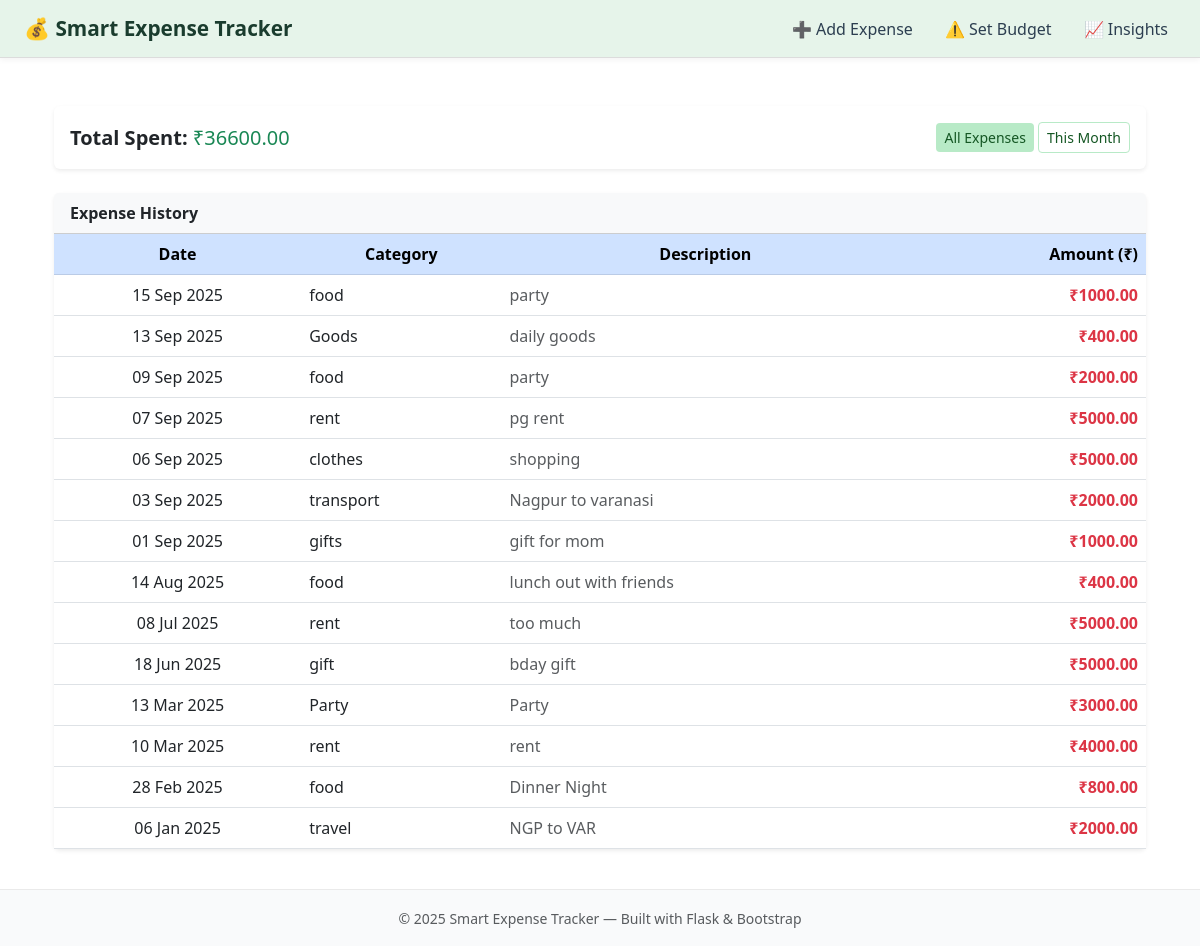
Before: / with the older database file.
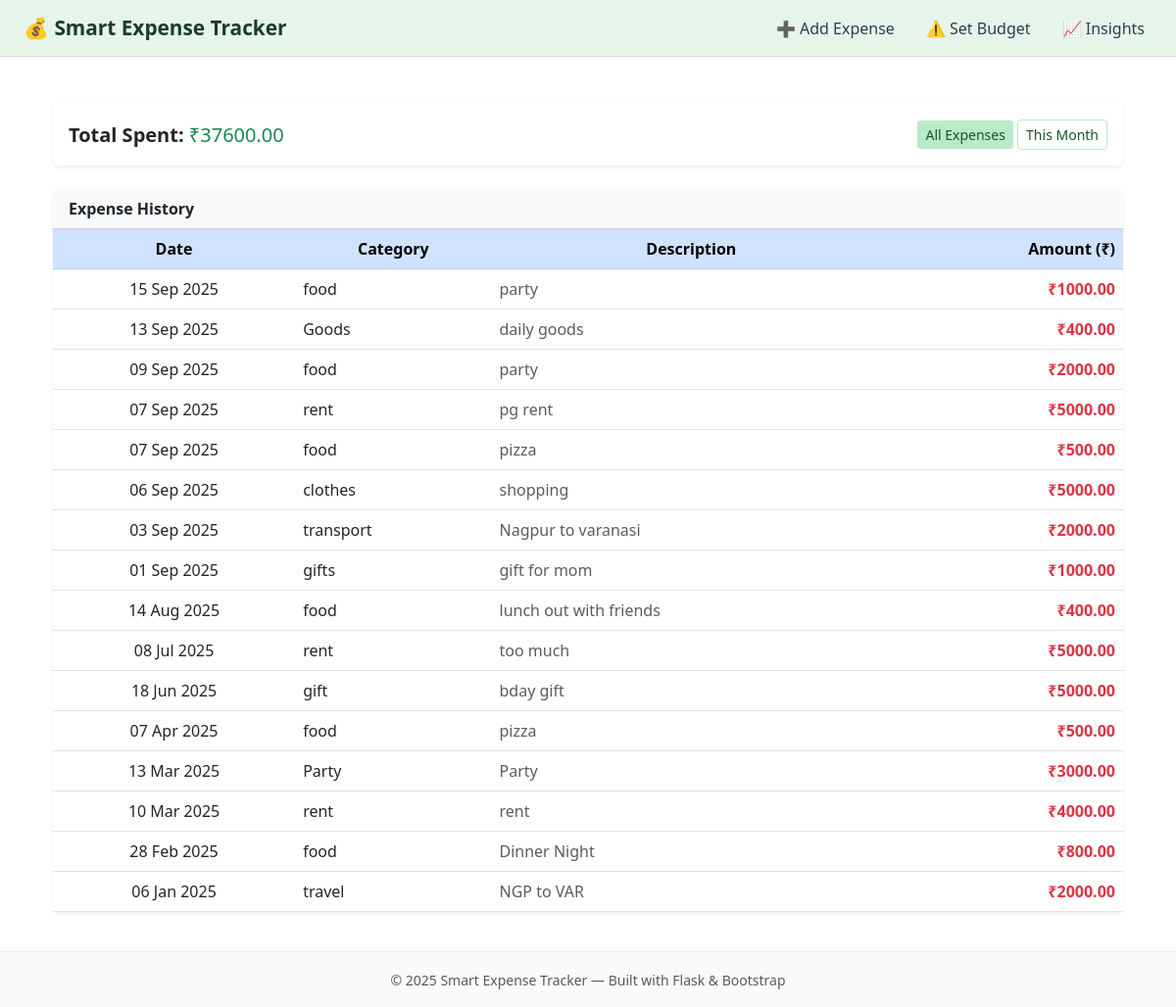
After: the same page with the newer database file.
### model.py (models this page shows, shortened)
class Expense(db.Model):
    __tablename__ = "expenses"
    id = db.Column(db.Integer, primary_key=True)
    category = db.Column(db.String(50), nullable=False)  # expense category
    amount = db.Column(db.Float, nullable=False)  # expense amount
    description = db.Column(db.String(200), nullable=True)  # optional description
    date = db.Column(db.Date, nullable=False, default=date.today)  # stores as DATE type

### app.py (the view)
@app.route('/')
def index():
    filter_option = request.args.get("filter", "all")  # default = all
    if filter_option == "month":
        today = date.today()
        first_day = date(today.year, today.month, 1)
        last_day = date(today.year, today.month, calendar.monthrange(today.year, today.month)[1])
        expenses = Expense.query.filter(
            Expense.date >= first_day,
            Expense.date <= last_day
        ).order_by(Expense.date.desc()).all()
    else:
        expenses = Expense.query.order_by(Expense.date.desc()).all()
    total = sum(e.amount for e in expenses)
    return render_template(
        'home.html',
        expenses=expenses,
        total=total,
        filter_option=filter_option
    )

### templates/home.html (shortened to what this page needs)
{% extends 'base.html' %}
{% block content %}
<div class="container my-4">
    <div class="card shadow-sm border-0 mb-4">
        <div class="card-body d-flex justify-content-between align-items-center">
            <div class="fs-5">
                <strong>Total Spent:</strong>
                <span class="text-success">₹{{ '%.2f'|format(total) }}</span>
            </div>
            <div>
                <a class="btn btn-sm {% if filter_option=='all' %}btn-soft-green{% else %}btn-outline-soft-green{% endif %}"
                   href="{{ url_for('index', filter='all') }}">
                   All Expenses
                </a>
                <a class="btn btn-sm {% if filter_option=='month' %}btn-soft-green{% else %}btn-outline-soft-green{% endif %}"
                   href="{{ url_for('index', filter='month') }}">
                   This Month
                </a>
            </div>
        </div>
    </div>
    <div class="card shadow-sm border-0">
        <div class="card-header bg-light fw-semibold">
            Expense History
        </div>
        <div class="table-responsive">
            <table class="table table-hover align-middle mb-0">
                <thead class="table-primary text-center">
                    <tr>
                        <th>Date</th>
                        <th>Category</th>
                        <th>Description</th>
                        <th class="text-end">Amount (₹)</th>
                    </tr>
                </thead>
                <tbody>
                    {% for e in expenses %}
                    <tr>
                        <td class="text-center">{{ e.date.strftime('%d %b %Y') }}</td>
                        <td>{{ e.category }}</td>
                        <td class="text-muted">{{ e.description or "-" }}</td>
                        <td class="text-end fw-semibold text-danger">₹{{ '%.2f'|format(e.amount) }}</td>
                    </tr>
                    {% endfor %}
                </tbody>
            </table>
        </div>
    </div>
</div>
{% endblock %}

### templates/base.html (shortened to what this page needs)
<!DOCTYPE html>
<html lang="en">
<head>
  <link href="https://cdn.jsdelivr.net/npm/bootstrap@5.3.0/dist/css/bootstrap.min.css" rel="stylesheet">
</head>
<body>
<nav class="navbar navbar-expand-lg">
  <div class="container-fluid px-4">
    <a class="navbar-brand" href="{{ url_for('index') }}">💰 Smart Expense Tracker</a>
    <div class="collapse navbar-collapse justify-content-end" id="navbarNav">
      <ul class="navbar-nav">
        <li class="nav-item"><a class="nav-link" href="{{ url_for('add_expense') }}">➕ Add Expense</a></li>
        <li class="nav-item"><a class="nav-link" href="{{ url_for('set_budget') }}">⚠️ Set Budget</a></li>
        <li class="nav-item"><a class="nav-link" href="{{ url_for('insights') }}">📈 Insights</a></li>
      </ul>
    </div>
  </div>
</nav>
<main class="{% block main_class %}container my-3{% endblock %}">
  {% block content %}{% endblock %}
</main>
<footer class="footer py-3">
  <div class="container text-center">
    <small class="text-muted">© 2025 Smart Expense Tracker — Built with Flask & Bootstrap</small>
  </div>
</footer>
</body>
</html>

### templates/base.html (style rules this page uses)
.navbar { background: #e6f4ea; border-bottom: 1px solid #dcdcdc; box-shadow: 0 2px 6px rgba(0,0,0,0.05); }
.navbar-brand { font-weight: 700; font-size: 1.3rem; color: #1a3c2e !important; }
.nav-link { color: #2c3e50 !important; font-weight: 500; margin-left: 1rem; transition: color 0.2s ease-in-out; }
body { display: flex; flex-direction: column; min-height: 100vh; }
main { flex: 1; }
footer { background: #f9fafb; border-top: 1px solid #eaeaea; }
.btn-soft-green { background-color: #b8eac7; color: #155724; border: none; }
.btn-outline-soft-green { border: 1px solid #b8eac7; color: #155724; }

Changed rows visible on the page:
added Expense: date "07 Sep 2025", category "food", description "pizza", amount "500.00"
added Expense: date "07 Apr 2025", category "food", description "pizza", amount "500.00"
Other visible differences:
{{ '%.2f'|format(total) }}: "36600.00" → "37600.00"
